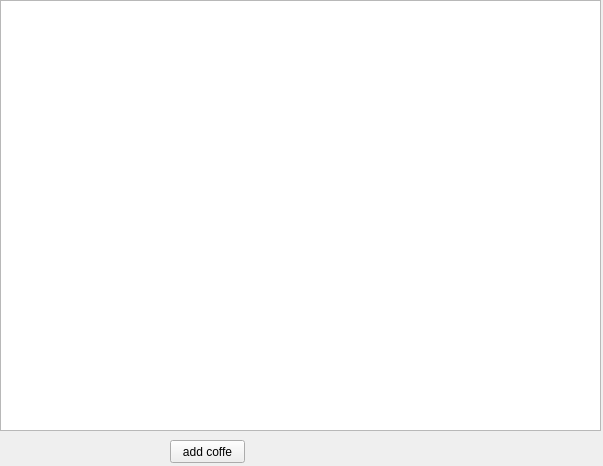
<?xml version="1.0" encoding="UTF-8"?>
<ui version="4.0">
 <class>Form</class>
 <widget class="QWidget" name="Form">
  <property name="geometry">
   <rect>
    <x>0</x>
    <y>0</y>
    <width>603</width>
    <height>466</height>
   </rect>
  </property>
  <property name="windowTitle">
   <string>Form</string>
  </property>
  <widget class="QTableWidget" name="tableWidget">
   <property name="geometry">
    <rect>
     <x>0</x>
     <y>0</y>
     <width>601</width>
     <height>431</height>
    </rect>
   </property>
  </widget>
  <widget class="QPushButton" name="pushButton">
   <property name="geometry">
    <rect>
     <x>170</x>
     <y>440</y>
     <width>75</width>
     <height>23</height>
    </rect>
   </property>
   <property name="text">
    <string>add coffe</string>
   </property>
  </widget>
 </widget>
 <resources/>
 <connections/>
</ui>
